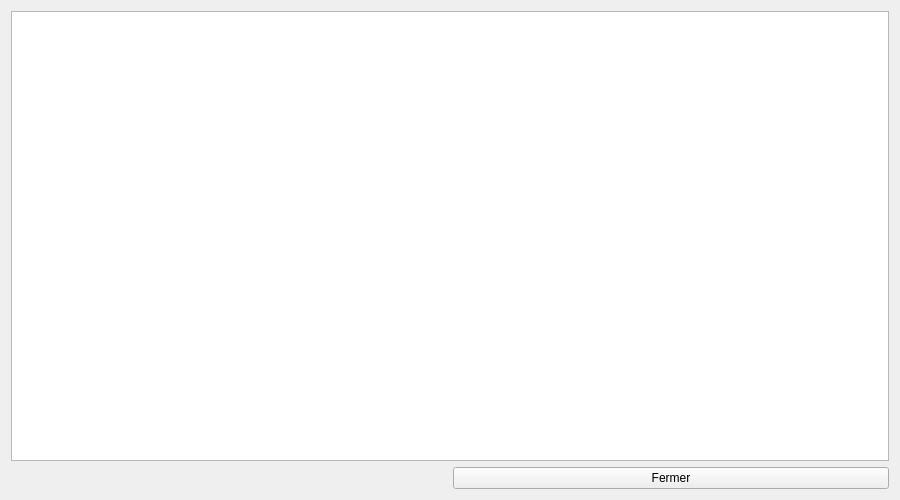
<?xml version="1.0" encoding="UTF-8"?>
<ui version="4.0">
 <class>FenetreJournal</class>
 <widget class="QWidget" name="FenetreJournal">
  <property name="geometry">
   <rect>
    <x>0</x>
    <y>0</y>
    <width>900</width>
    <height>500</height>
   </rect>
  </property>
  <property name="windowTitle">
   <string>Indexation</string>
  </property>
  <layout class="QVBoxLayout" name="disposition">
   <item>
    <widget class="QPlainTextEdit" name="journal">
     <property name="readOnly">
      <bool>true</bool>
     </property>
     <property name="lineWrapMode">
      <enum>QPlainTextEdit::LineWrapMode::NoWrap</enum>
     </property>
    </widget>
   </item>
   <item>
    <layout class="QHBoxLayout" name="pied">
     <item>
      <widget class="QLabel" name="conclusion">
       <property name="wordWrap">
        <bool>true</bool>
       </property>
       <property name="textInteractionFlags">
        <set>Qt::TextInteractionFlag::TextSelectableByMouse</set>
       </property>
      </widget>
     </item>
     <item>
      <widget class="QPushButton" name="fermer">
       <property name="text">
        <string>Fermer</string>
       </property>
      </widget>
     </item>
    </layout>
   </item>
  </layout>
 </widget>
 <resources/>
 <connections/>
</ui>
